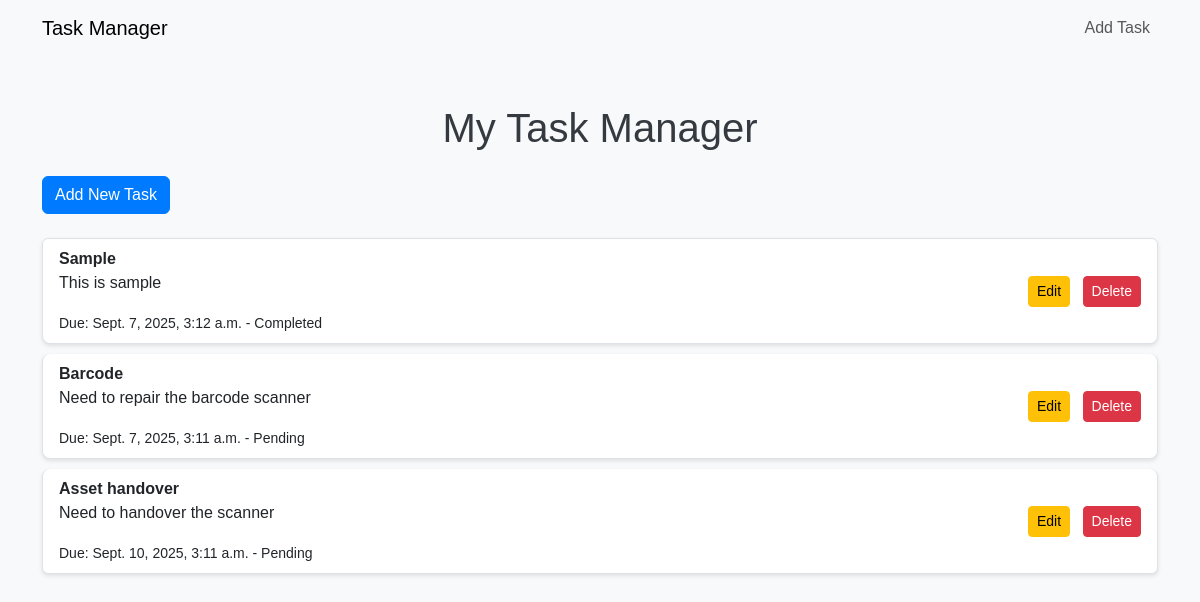
Before: / with the older database file.
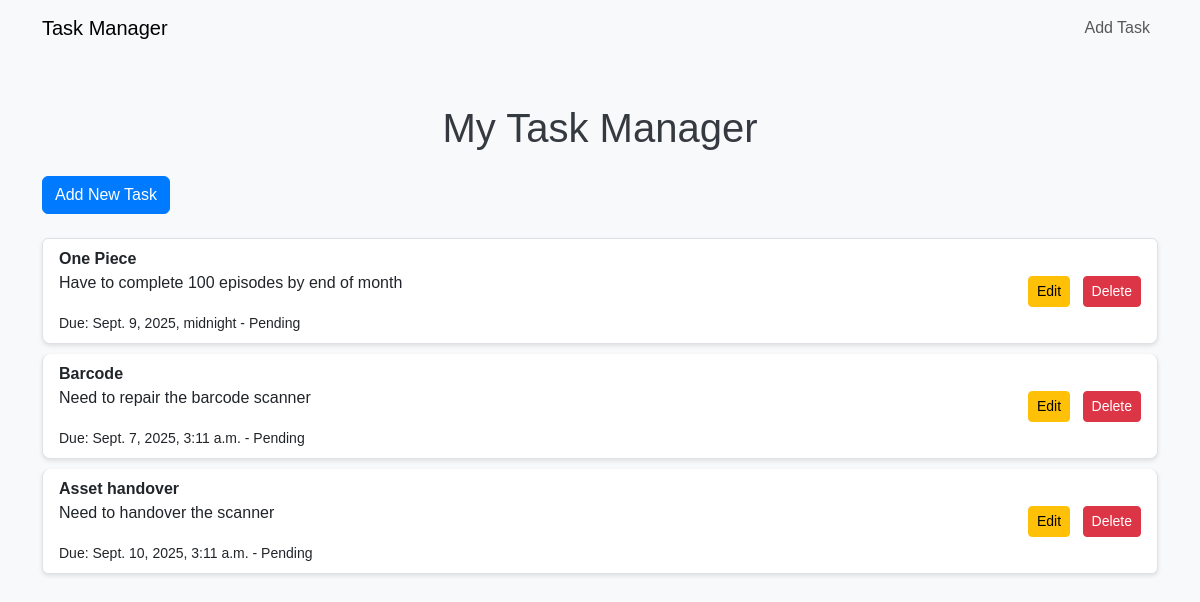
After: the same page with the newer database file.
### tasks/models.py (models this page shows, shortened)
class Task(models.Model):
    title = models.CharField(max_length=100)
    description = models.TextField()
    due_date = models.DateTimeField(null=True,blank=True)
    completed = models.BooleanField(default=False)
    created_at = models.DateTimeField(auto_now_add=True)

### tasks/views.py (the view)
# urls.py: path('',views.task_list,name = 'task_list'),
def task_list(request):
    tasks = Task.objects.all().order_by('-created_at')
    return render(request, 'tasks/task_list.html', {'tasks': tasks})

### tasks/templates/tasks/task_list.html (shortened to what this page needs)
<!DOCTYPE html>
<html lang="en">
<head>
    <link href="https://cdn.jsdelivr.net/npm/bootstrap@5.3.0/dist/css/bootstrap.min.css" rel="stylesheet">
    {% load static %}
    <link rel="stylesheet" href="{% static 'css/styles.css' %}">
</head>
<body>
    <nav class="navbar navbar-expand-lg navbar-light bg-light mb-4">
        <div class="container">
            <a class="navbar-brand" href="{% url 'task_list' %}">Task Manager</a>
            <div class="navbar-nav">
                <a class="nav-link" href="{% url 'task_create' %}">Add Task</a>
            </div>
        </div>
    </nav>
    <div class="container mt-5">
        <h1 class="text-center mb-4">My Task Manager</h1>
        <a href="{% url 'task_create' %}" class="btn btn-primary mb-4">Add New Task</a>
        {% if tasks %}
            <ul class="list-group">
                {% for task in tasks %}
                    <li class="list-group-item d-flex justify-content-between align-items-center">
                        <div>
                            <strong>{{ task.title }}</strong>
                            <p>{{ task.description|truncatewords:10 }}</p>
                            <small>
                                {% if task.due_date %}Due: {{ task.due_date }}{% endif %}
                                {% if task.completed %} - Completed{% else %} - Pending{% endif %}
                            </small>
                        </div>
                        <div>
                            <a href="{% url 'task_update' task.pk %}" class="btn btn-sm btn-warning me-2">Edit</a>
                            <a href="{% url 'task_delete' task.pk %}" class="btn btn-sm btn-danger">Delete</a>
                        </div>
                    </li>
                {% endfor %}
            </ul>
        {% else %}
            <p class="text-center">No tasks available. Start adding some!</p>
        {% endif %}
    </div>
</body>
</html>

### task_manager/static/css/styles.css (style rules this page uses)
body { background-color: #f8f9fa; font-family: Arial, sans-serif; }
.list-group-item { border-radius: 8px; margin-bottom: 10px; box-shadow: 0 2px 4px rgba(0, 0, 0, 0.1); }
h1 { color: #343a40; }
.btn-primary { background-color: #007bff; border-color: #007bff; }
.btn-warning { background-color: #ffc107; border-color: #ffc107; }
.btn-danger { background-color: #dc3545; border-color: #dc3545; }

Changed rows visible on the page:
removed Task: title "Sample", description "This is sample", due_date "Sept. 7, 2025, 3:12 a.m.", completed "- Completed"
added Task: title "One Piece", description "Have to complete 100 episodes by end of month", due_date "Sept. 9, 2025, midnight", completed "- Pending"
